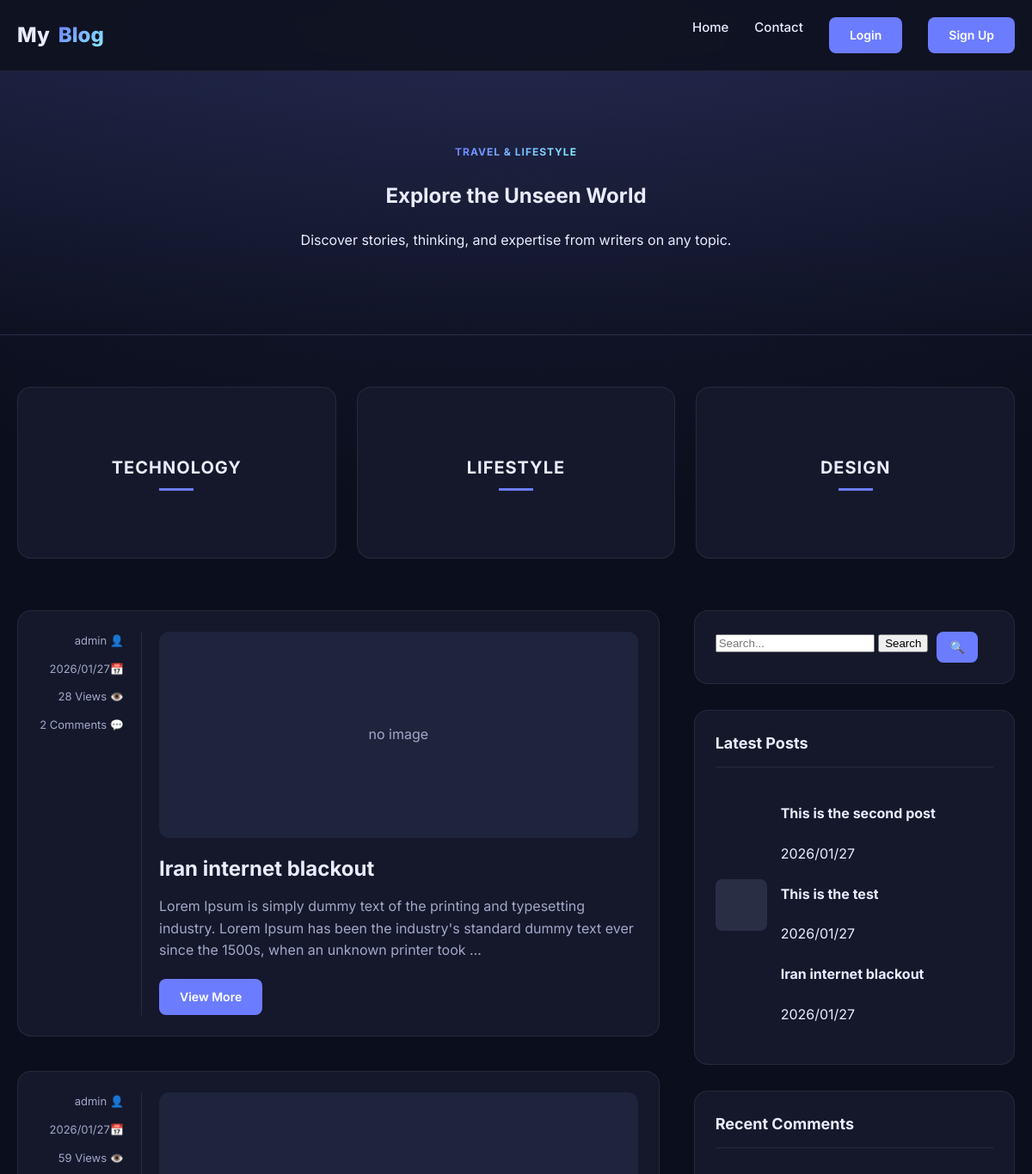
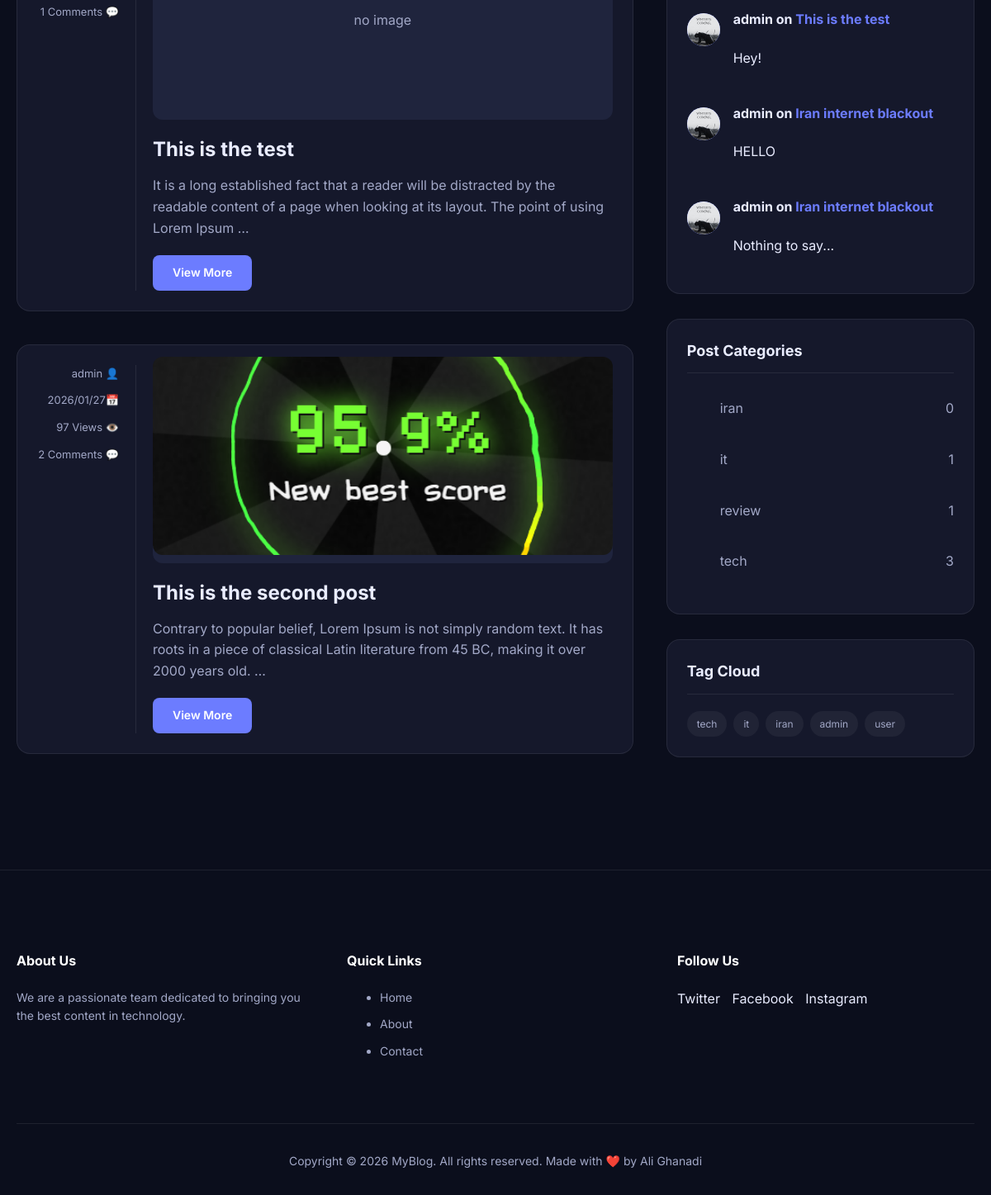
The app's page /search/ with its own data (2 pictures, top to bottom).
### posts/models.py (models this page shows, shortened)
class Post(models.Model):
    img = models.ImageField(upload_to='blog_images/', blank=True, null=True)
    title = models.CharField(max_length=200)
    content = models.TextField()
    author = models.ForeignKey(
        settings.AUTH_USER_MODEL,
        on_delete=models.CASCADE,
        related_name="posts"
    )
    created_date = models.DateTimeField(auto_now_add=True)
    updated_date = models.DateTimeField(auto_now=True)
    status = models.BooleanField(default=True)
    def __str__(self):
        return f"{self.title}"
    category = models.ManyToManyField(
        Category,
        related_name="posts",
        blank=True
    )
    tag = models.ManyToManyField(
        Tag,
        related_name="posts",
        blank=True
    )
    counted_views = models.IntegerField(default=0)
    @property
    def active_comment_count(self):
        return self.comments.filter(is_active=1).count()

class Comment(models.Model):
    post = models.ForeignKey(
        Post,
        on_delete=models.CASCADE,
        related_name='comments'
    )
    user_comment = models.ForeignKey(
        settings.AUTH_USER_MODEL,
        on_delete=models.CASCADE,
        related_name="user_comment"
    )
    content = models.TextField()
    is_active = models.BooleanField(default=False)
    created_at = models.DateTimeField(auto_now_add=True)

class Category(models.Model):
    name = models.CharField(max_length=100, unique=True)
    slug = models.SlugField(unique=True)
    class Meta:
      verbose_name_plural = "Categories"

class Tag(models.Model):
    name = models.CharField(max_length=100, unique=True)
    slug = models.SlugField(unique=True)

### accounts/models.py (models this page shows)
class CustomUser(AbstractUser):
    email = models.EmailField(unique=True)
    first_name = models.CharField(max_length=50)
    last_name = models.CharField(max_length=50)
    phone_number = models.CharField(max_length=20, blank=False, null=False)
    profile_picture = models.ImageField(upload_to='profiles/', blank=True, null=True)
    biography = models.TextField(default="No bio")
    def __str__(self):
        return self.username

### posts/views.py (the view)
# urls.py: path('search/', blog_search, name="search"),
def blog_search(request):
    posts = Post.objects.filter(status=1, created_date__lte=timezone.now())
    if s := request.GET.get('s'):
        posts = posts.filter(
            Q(title__icontains=s) |
            Q(content__icontains=s)
        )
    categories = Category.objects.annotate(
        post_count=Count('posts', distinct=True)
    )
    tags = Tag.objects.all()
    return render(request, 'blog/blog.html', {
        'posts': posts,
        'categories': categories,
        'tags': tags,
        'search_query': request.GET.get('s', '')
    })

### posts/templatetags/blog_tags.py (called while the page is built)
@register.inclusion_tag('blog/partials/sidebar/latest_posts.html')
def show_latest_posts():
    posts = Post.objects.all().order_by('-id')[:3]
    return {'posts': posts}

@register.inclusion_tag('blog/partials/sidebar/recent_comments.html')
def show_recent_comments(count=3):
    comments = Comment.objects.filter(is_active=1).order_by('-created_at')[:3]
    return {'comments': comments}

### templates/blog/blog.html (shortened to what this page needs)
{% extends 'base.html' %}
{% load blog_tags %}
{% block content %}
  <section class="hero">
    <div class="container">
      <span class="badge">Travel & Lifestyle</span>
      <h1>Explore the Unseen World</h1>
      <p>Discover stories, thinking, and expertise from writers on any topic.</p>
    </div>
  </section>
  <section class="top-cats">
    <div class="container">
      <div class="cat-grid">
        <div class="cat-card">
          <div class="cat-overlay">
            <div class="cat-title">Technology</div>
            <div class="cat-line"></div>
          </div>
        </div>
        <div class="cat-card">
          <div class="cat-overlay">
            <div class="cat-title">Lifestyle</div>
            <div class="cat-line"></div>
          </div>
        </div>
        <div class="cat-card">
          <div class="cat-overlay">
            <div class="cat-title">Design</div>
            <div class="cat-line"></div>
          </div>
        </div>
      </div>
    </div>
  </section>
  <section class="main-area">
    <div class="container layout-grid">
      <div class="posts-list">
        {% for post in posts %}
        <article class="post-item">
          <div class="post-meta-side">
            <div>{{post.author}} <span>👤</span></div>
            <div>{{post.created_date|date:"Y/m/d"}}<span>📅</span></div>
            <div>{{post.counted_views}} Views <span>👁️</span></div>
            <div>{{post.active_comment_count}} Comments <span>💬</span></div>
          </div>
          <div class="post-content">
            {% if post.img %}
            <div style="background: #1f243d; height: 240px; border-radius: 12px; margin-bottom: 20px; display: flex; align-items: center; justify-content: center; color: var(--muted);">
              <img src="{{post.img.url}}" alt="{{ post.title }}">
            </div>
            {% else %}
            <div style="background: #1f243d; height: 240px; border-radius: 12px; margin-bottom: 20px; display: flex; align-items: center; justify-content: center; color: var(--muted);">
              no image
            </div>
            {% endif %}
            <h2 class="post-title"><a href="{% url 'blog:single' pid=post.id %}">{{post.title}}</a></h2>
            <p class="post-excerpt">
              {{ post.content|truncatewords:30 }}
            </p>
            <a href="{% url 'blog:single' pid=post.id %}" class="btn">View More</a>
          </div>
        </article>
        {% endfor %}
      </div>
      <aside class="sidebar-widgets">
        {% include 'blog/partials/sidebar/search.html' %}
        {% show_latest_posts %}
        {% show_recent_comments %}
        {% include 'blog/partials/sidebar/categories.html' %}
        {% include 'blog/partials/sidebar/tag_cloud.html' %}
      </aside>
    </div>
  </section>
{% endblock %}

### templates/blog/partials/sidebar/latest_posts.html
<div class="widget">
  <h3 class="widget-title">Latest Posts</h3>
  <div class="mini-post">
    <div class="mini-thumb"></div>
    <div class="mini-details">
      {% for post in posts %}
      <h4><a href="{% url 'blog:single' pid=post.id %}">{{post.title}}</a></h4>
      <span class="date">{{post.created_date|date:"Y/m/d"}}</span>
      {% endfor %}
    </div>
  </div>
</div>

### templates/blog/partials/sidebar/recent_comments.html
<div class="widget">
  <h3 class="widget-title">Recent Comments</h3>
  {% for comment in comments %}
  <div class="mini-post">
    <div style="width: 40px; height: 40px; border-radius: 50%; background: var(--accent); overflow: hidden; display: grid; place-items: center; flex-shrink: 0;">
        {% if comment.user_comment.profile_picture %}
          <img src="{{comment.user_comment.profile_picture.url}}" alt="{{ comment.user_comment.username }}" style="width: 100%; height: 100%; object-fit: cover;">
        {% else %}
          <div style="background: #1f243d; width: 100%; height: 100%; display: flex; align-items: center; justify-content: center; color: var(--muted); font-size: 10px;"></div>
        {% endif %}
    </div>
    <div class="mini-details">
      <h4>{{comment.user_comment}} on <a href="#" style="color: var(--accent);">{{comment.post}}</a></h4>
      <span class="date">{{comment.content}}</span>
    </div>
  </div>
  {% endfor %}
</div>

### templates/blog/partials/sidebar/categories.html
<div class="widget">
  <h3 class="widget-title">Post Categories</h3>
  {% for category in categories %}
  <ul class="cat-list">
    <li><a href="{% url 'blog:cat' category_slug=category.slug %}">{{category.name}}</a> <span>{{category.post_count}}</span></li>
  </ul>
{% endfor %}
</div>

### templates/blog/partials/sidebar/tag_cloud.html
<div class="widget">
  <h3 class="widget-title">Tag Cloud</h3>
  <div class="tag-cloud">
    {% for tag in tags %}
      <a href="{% url 'blog:tag' tag_slug=tag.slug %}" class="tag">{{ tag.name }}</a>
    {% empty %}
      <span class="muted">No tags yet</span>
    {% endfor %}
  </div>
</div>

### templates/base.html (style rules this page uses)
:root { --bg:#0f1220; --card:#15182b; --muted:#a2a8c7; --text:#e9ecff; --accent:#6c7cff; --accent-hover:#5a6ae6; --accent-2:#89f0ff; --border:rgba(255,255,255,.08); --gradient:linear-gradient(135deg,var(--accent),var(--accent-2)); }
* { box-sizing:border-box }
body { margin:0;font-family:Inter,system-ui,sans-serif;background:radial-gradient(1200px 600px at 50% 0%,#1a1e38,#0b0e1c),var(--bg);color:var(--text);line-height:1.6 }
a { text-decoration:none;color:inherit;transition:.2s }
.container { max-width:1200px;margin:0 auto;padding:0 20px }
.badge { background:var(--gradient);-webkit-background-clip:text;-webkit-text-fill-color:transparent;font-weight:700;text-transform:uppercase;font-size:12px;letter-spacing:1px }
.btn { display:inline-block;padding:10px 24px;background:var(--accent);color:white;border-radius:8px;font-weight:600;font-size:14px;transition:.2s;border:none;cursor:pointer }

### templates/blog/blog.html (style rules this page uses)
.hero { padding:80px 0;text-align:center;background:linear-gradient(180deg,rgba(108,124,255,.1),transparent);border-bottom:1px solid var(--border) }
.top-cats { padding:60px 0 }
.cat-grid { display:grid;grid-template-columns:repeat(auto-fit,minmax(300px,1fr));gap:24px }
.cat-card { position:relative;height:200px;border-radius:16px;overflow:hidden;border:1px solid var(--border);background:var(--card);transition:transform .3s }
.cat-overlay { position:absolute;inset:0;display:flex;flex-direction:column;justify-content:center;align-items:center }
.cat-title { font-size:20px;font-weight:700;text-transform:uppercase;letter-spacing:1px;margin-bottom:8px }
.cat-line { width:40px;height:3px;background:var(--accent) }
.main-area { padding-bottom:80px }
.layout-grid { display:grid;grid-template-columns:1fr;gap:40px }
@media (min-width:992px) { .layout-grid { grid-template-columns:2fr 1fr } }
.post-item { display:grid;grid-template-columns:1fr;gap:20px;margin-bottom:40px;padding:24px;background:var(--card);border-radius:16px;border:1px solid var(--border) }
@media (min-width:768px) { .post-item { grid-template-columns:120px 1fr } }
.post-meta-side { display:flex;flex-direction:column;gap:12px;font-size:13px;color:var(--muted);text-align:right;border-right:1px solid var(--border);padding-right:20px }
.post-content img { width:100%;height:240px;object-fit:cover;border-radius:12px;margin-bottom:20px }
.post-title { font-size:24px;font-weight:700;margin:0 0 12px;line-height:1.3 }
.post-excerpt { color:var(--muted);margin-bottom:20px }
.widget { background:var(--card);padding:24px;border-radius:16px;border:1px solid var(--border);margin-bottom:30px }
.widget-title { font-size:18px;font-weight:700;margin:0 0 20px;border-bottom:1px solid var(--border);padding-bottom:12px }
.mini-post { display:flex;gap:16px;margin-bottom:20px;align-items:center }
.mini-thumb { width:60px;height:60px;border-radius:8px;background:#2a2e45 }
.cat-list li { padding:10px 0;border-bottom:1px solid var(--border);display:flex;justify-content:space-between;color:var(--muted) }
.cat-list li:last-child { border-bottom:none }
.tag-cloud { display:flex;flex-wrap:wrap;gap:8px }
.tag { padding:6px 12px;background:rgba(255,255,255,0.05);border-radius:20px;font-size:12px;color:var(--muted) }

### records on screen
Post: author "admin", created_date "2026/01/27", counted_views "28", active_comment_count "2", img "no image", title "Iran internet blackout", content "Lorem Ipsum is simply dummy text of the printing and typesetting industry. Lorem Ipsum has been the industry's standard dummy text ever since the 1500s, when an unknown printer took …"
Post: author "admin", created_date "2026/01/27", counted_views "59", active_comment_count "1", img "no image", title "This is the test", content "It is a long established fact that a reader will be distracted by the readable content of a page when looking at its layout. The point of using Lorem Ipsum …"
Post: author "admin", created_date "2026/01/27", counted_views "97", active_comment_count "2", img (picture), title "This is the second post", content "Contrary to popular belief, Lorem Ipsum is not simply random text. It has roots in a piece of classical Latin literature from 45 BC, making it over 2000 years old. …"
Comment: user_comment.profile_picture (picture), user_comment "admin", post "This is the test", content "Hey!"
Comment: user_comment.profile_picture (picture), user_comment "admin", post "Iran internet blackout", content "HELLO"
Comment: user_comment.profile_picture (picture), user_comment "admin", post "Iran internet blackout", content "Nothing to say..."
Category: name "iran", post_count "0"
Category: name "it", post_count "1"
Category: name "review", post_count "1"
Category: name "tech", post_count "3"
Tag: name "tech"
Tag: name "it"
Tag: name "iran"
Tag: name "admin"
Tag: name "user"
